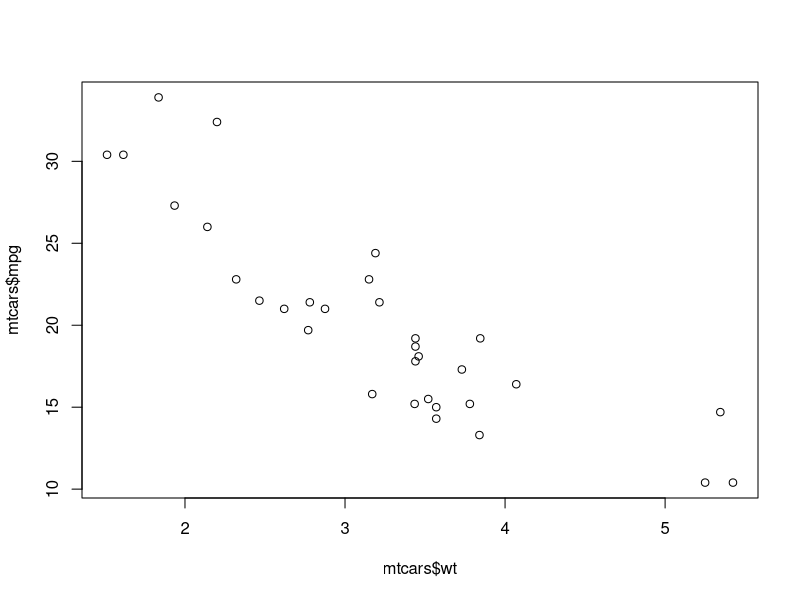
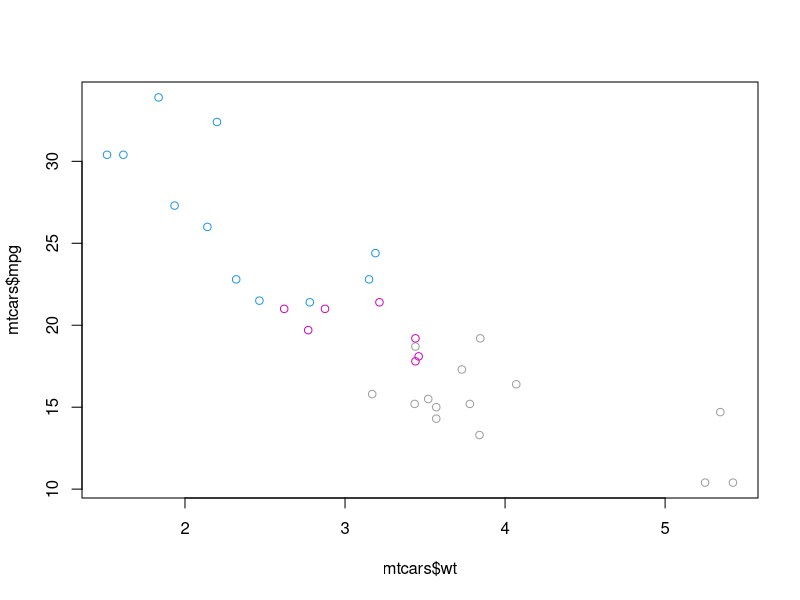
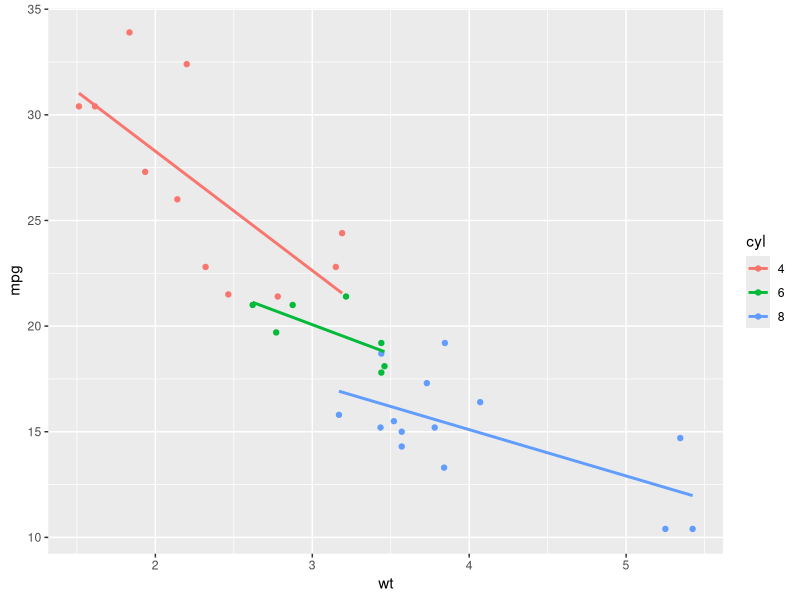
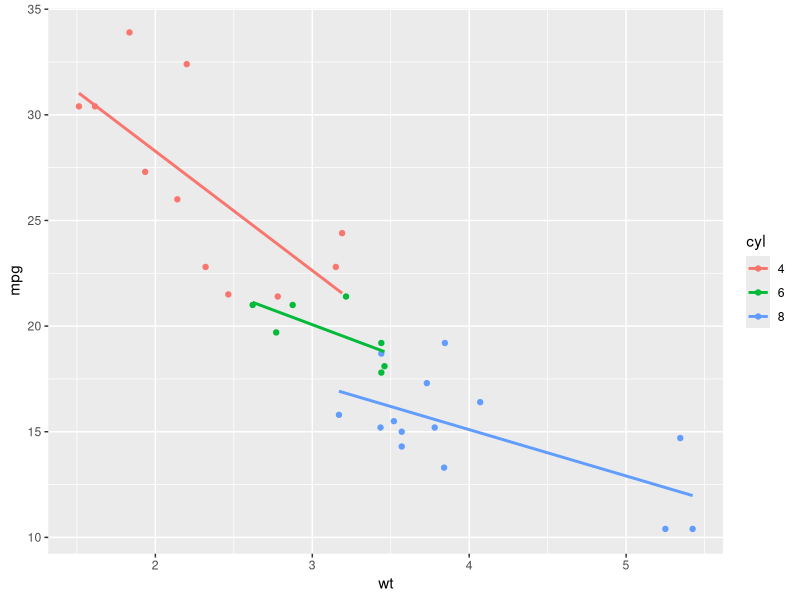
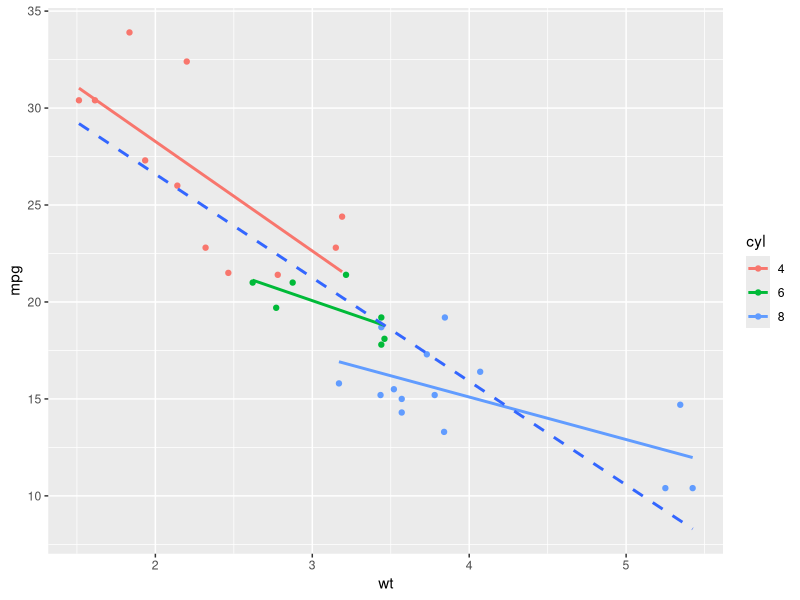

These figures' R source, in order:
str(mtcars)
head(mtcars)

## base plot for comparison
plot(x=mtcars$wt, y=mtcars$mpg)
plot(x=mtcars$wt, y=mtcars$mpg, col=mtcars$cyl)
mtcars$cyl <- as.factor(mtcars$cyl)

library(ggplot2)
ggplot(mtcars, aes(x=wt,y=mpg,col=cyl))+
  geom_point()+
  geom_smooth(method=lm, se=FALSE)

ggplot(mtcars, aes(x=wt,y=mpg,col=cyl))+
  geom_point()+
  geom_smooth(method=lm, se=FALSE)

ggplot(mtcars, aes(x = wt, y = mpg, col = cyl))+
  geom_point() +
  geom_smooth(method=lm,se=FALSE) +
  geom_smooth(aes(group=1),method=lm,se=FALSE,linetype=2)